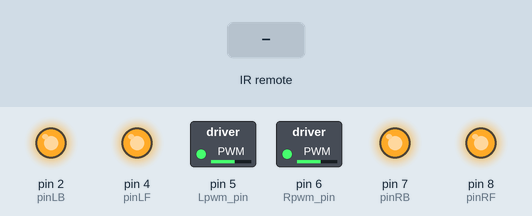
The sketch below on a simulated Arduino Uno, built with avr-gcc and run on an emulated ATmega328P. Shown: switched loads named in the sketch (green lamp = pin HIGH), output pins drawn as LEDs (lit = HIGH). The inputs (shaded band) are chosen by the test bench.

Above: at 1.2 s.
1.3 s: infrared code 0x00FF629D received
At 1.7 s:
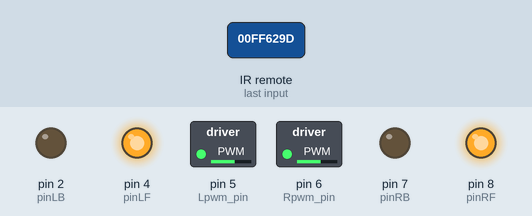
2.8 s: infrared code 0x00FFA857 received
At 4.0 s:
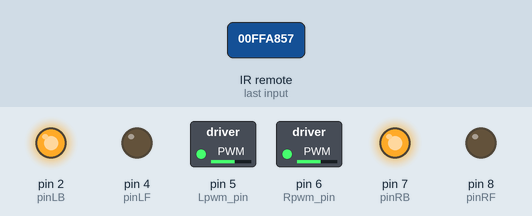
4.3 s: infrared code 0x00FF22DD received
At 5.2 s:
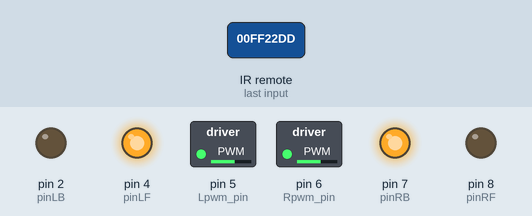
5.8 s: infrared code 0x00FFC23D received
At 6.3 s:
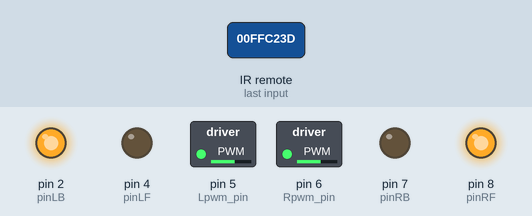
7.3 s: infrared code 0x00FF02FD received
At 8.7 s:
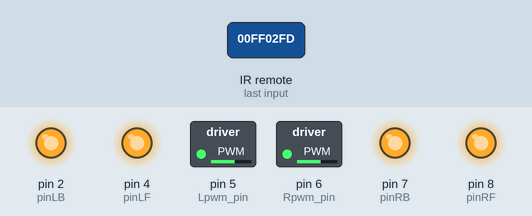
Timing chart, 0 to 9.8 s (numbered marks = the images above; inputs shaded):
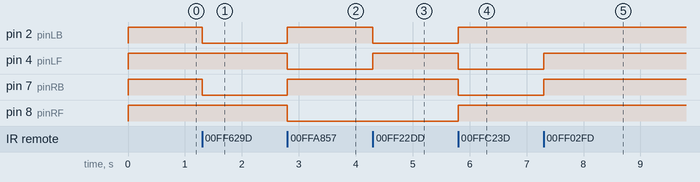

The sketch:

IR_Remote_Control_Car.ino
```cpp
#include <IRremote.h>
int RECV_PIN = 12;
IRrecv irrecv(RECV_PIN);
decode_results results;
#define IR_Go      0x00ff629d
#define IR_Back    0x00ffa857
#define IR_Left    0x00ff22dd
#define IR_Right   0x00ffc23d
#define IR_Stop    0x00ff02fd
#define IR_ESC     0x00ff52ad
#define Lpwm_pin  5     //adjusting speed
#define Rpwm_pin  6    //adjusting speed //
int pinLB=2;           // defining pin2 left rear
int pinLF=4;           // defining pin4 left front
int pinRB=7;           // defining pin7 right rear
int pinRF=8;           // defining pin8 right front
unsigned char Lpwm_val =150;
unsigned char Rpwm_val = 150;
int Car_state=0;
void M_Control_IO_config(void)
{
  pinMode(pinLB,OUTPUT); // pin2
  pinMode(pinLF,OUTPUT); // pin4
  pinMode(pinRB,OUTPUT); // pin7
  pinMode(pinRF,OUTPUT); // pin8
  pinMode(Lpwm_pin,OUTPUT); // pin5 (PWM)
  pinMode(Rpwm_pin,OUTPUT); // pin6 (PWM)
}
void Set_Speed(unsigned char Left,unsigned char Right)
{
  analogWrite(Lpwm_pin,Left);
  analogWrite(Rpwm_pin,Right);
}
void advance()     // going forward
    {
     digitalWrite(pinRB,LOW);  // making motor move towards right rear
     digitalWrite(pinRF,HIGH);
     digitalWrite(pinLB,LOW);  // making motor move towards left rear
     digitalWrite(pinLF,HIGH);
     Car_state = 1;
    }
void turnR()        //turning right(dual wheel)
    {
     digitalWrite(pinRB,LOW);  //making motor move towards right rear
     digitalWrite(pinRF,HIGH);
     digitalWrite(pinLB,HIGH);
     digitalWrite(pinLF,LOW);  //making motor move towards left front
     Car_state = 4;
    }
void turnL()        //turning left(dual wheel)
    {
     digitalWrite(pinRB,HIGH);
     digitalWrite(pinRF,LOW );   //making motor move towards right front
     digitalWrite(pinLB,LOW);   //making motor move towards left rear
     digitalWrite(pinLF,HIGH);
     Car_state = 3;
    }
void stopp()         //stop
    {
     digitalWrite(pinRB,HIGH);
     digitalWrite(pinRF,HIGH);
     digitalWrite(pinLB,HIGH);
     digitalWrite(pinLF,HIGH);
     Car_state = 5;
    }
void back()          //back up
    {
     digitalWrite(pinRB,HIGH);  //making motor move towards right rear
     digitalWrite(pinRF,LOW);
     digitalWrite(pinLB,HIGH);  //making motor move towards left rear
     digitalWrite(pinLF,LOW);
     Car_state = 2;
    }

void IR_Control(void)
{
   unsigned long Key;
   if(irrecv.decode(&results)) //judging if serial port receives data
 {
     Key = results.value;
    switch(Key)
     {
       case IR_Go:advance();   //UP
       break;
       case IR_Back: back();   //back
       break;
       case IR_Left:turnL();   //Left
       break;
       case IR_Right:turnR(); //Righ
       break;
       case IR_Stop:stopp();   //stop
       break;
       default:
       break;
     }
     irrecv.resume(); // Receive the next value
    }

}
void setup()
{
   M_Control_IO_config();
   Set_Speed(Lpwm_val,Rpwm_val);
   irrecv.enableIRIn(); // Start the receiver
   Serial.begin(9600);   //initializing serial port, Bluetooth used as serial port, setting baud ratio at 9600
   stopp();
}
void loop()
{

   IR_Control();


}
```

Measured:
- after the input at 1.3 s, pin 2 (pinLB), pin 7 (pinRB): HIGH → LOW at once
- after the input at 2.8 s, pin 2 (pinLB), pin 7 (pinRB): LOW → HIGH at once; pin 4 (pinLF), pin 8 (pinRF): HIGH → LOW at once
- after the input at 4.3 s, pin 2 (pinLB): HIGH → LOW at once; pin 4 (pinLF): LOW → HIGH at once
- after the input at 5.8 s, pin 2 (pinLB), pin 8 (pinRF): LOW → HIGH at once; pin 4 (pinLF), pin 7 (pinRB): HIGH → LOW at once
- after the input at 7.3 s, pin 4 (pinLF), pin 7 (pinRB): LOW → HIGH at once
